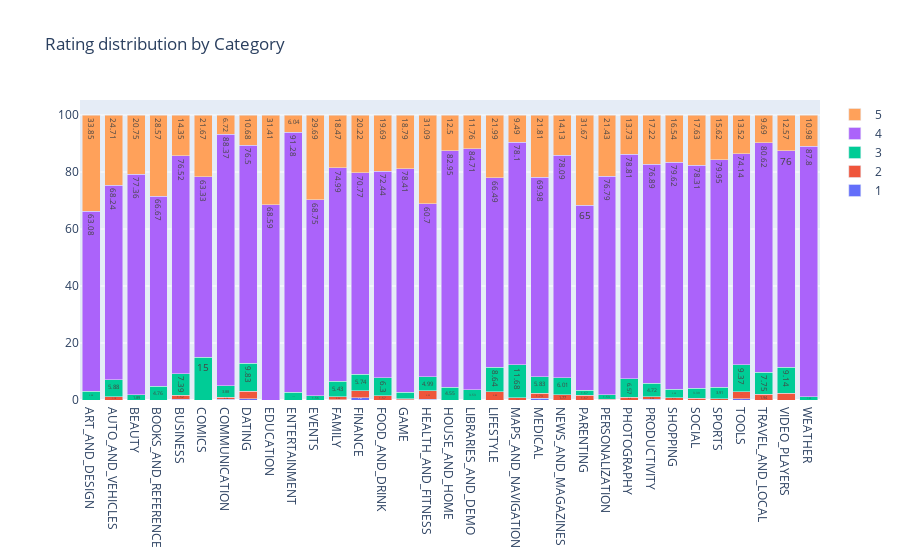

Notebook source saved alongside this figure:
### Code cell
get_cat_ratings_chart('Category')

### Figure 1 — Plotly figure (JSON) as saved in the notebook; plotly's stock layout.template omitted (floating-point values rounded to 4 significant figures)
{"data": [{"name": "1", "text": [0, 0, 0, 0, 0.22, 0, 0.26, 0.43, 0, 0, 0, 0.15, 0.82, 0, 0.17, 0.29, 0, 0, 0, 0, 0.65, 0, 0, 0, 0, 0.24, 0, 0, 0, 0.47, 0, 0, 0], "textposition": "auto", "type": "bar", "x": ["ART_AND_DESIGN", "AUTO_AND_VEHICLES", "BEAUTY", "BOOKS_AND_REFERENCE", "BUSINESS", "COMICS", "COMMUNICATION", "DATING", "EDUCATION", "ENTERTAINMENT", "EVENTS", "FAMILY", "FINANCE", "FOOD_AND_DRINK", "GAME", "HEALTH_AND_FITNESS", "HOUSE_AND_HOME", "LIBRARIES_AND_DEMO", "LIFESTYLE", "MAPS_AND_NAVIGATION", "MEDICAL", "NEWS_AND_MAGAZINES", "PARENTING", "PERSONALIZATION", "PHOTOGRAPHY", "PRODUCTIVITY", "SHOPPING", "SOCIAL", "SPORTS", "TOOLS", "TRAVEL_AND_LOCAL", "VIDEO_PLAYERS", "WEATHER"], "y": [0, 0, 0, 0, 0.22, 0, 0.26, 0.43, 0, 0, 0, 0.15, 0.82, 0, 0.17, 0.29, 0, 0, 0, 0, 0.65, 0, 0, 0, 0, 0.24, 0, 0, 0, 0.47, 0, 0, 0]}, {"name": "2", "text": [0, 1.18, 0, 0, 1.52, 0, 0.78, 2.56, 0, 0, 0, 0.96, 2.46, 1.57, 0.26, 2.93, 0, 0, 2.88, 0.73, 1.73, 1.77, 1.67, 0.26, 0.9, 0.94, 0.77, 0.68, 0.52, 2.49, 1.94, 2.29, 0], "textposition": "auto", "type": "bar", "x": ["ART_AND_DESIGN", "AUTO_AND_VEHICLES", "BEAUTY", "BOOKS_AND_REFERENCE", "BUSINESS", "COMICS", "COMMUNICATION", "DATING", "EDUCATION", "ENTERTAINMENT", "EVENTS", "FAMILY", "FINANCE", "FOOD_AND_DRINK", "GAME", "HEALTH_AND_FITNESS", "HOUSE_AND_HOME", "LIBRARIES_AND_DEMO", "LIFESTYLE", "MAPS_AND_NAVIGATION", "MEDICAL", "NEWS_AND_MAGAZINES", "PARENTING", "PERSONALIZATION", "PHOTOGRAPHY", "PRODUCTIVITY", "SHOPPING", "SOCIAL", "SPORTS", "TOOLS", "TRAVEL_AND_LOCAL", "VIDEO_PLAYERS", "WEATHER"], "y": [0, 1.18, 0, 0, 1.52, 0, 0.78, 2.56, 0, 0, 0, 0.96, 2.46, 1.57, 0.26, 2.93, 0, 0, 2.88, 0.73, 1.73, 1.77, 1.67, 0.26, 0.9, 0.94, 0.77, 0.68, 0.52, 2.49, 1.94, 2.29, 0]}, {"name": "3", "text": [3.08, 5.88, 1.89, 4.76, 7.39, 15, 3.88, 9.83, 0, 2.68, 1.56, 5.43, 5.74, 6.3, 2.36, 4.99, 4.55, 3.53, 8.64, 11.68, 5.83, 6.01, 1.67, 1.53, 6.57, 4.72, 3.08, 3.39, 3.91, 9.37, 7.75, 9.14, 1.22], "textposition": "auto", "type": "bar", "x": ["ART_AND_DESIGN", "AUTO_AND_VEHICLES", "BEAUTY", "BOOKS_AND_REFERENCE", "BUSINESS", "COMICS", "COMMUNICATION", "DATING", "EDUCATION", "ENTERTAINMENT", "EVENTS", "FAMILY", "FINANCE", "FOOD_AND_DRINK", "GAME", "HEALTH_AND_FITNESS", "HOUSE_AND_HOME", "LIBRARIES_AND_DEMO", "LIFESTYLE", "MAPS_AND_NAVIGATION", "MEDICAL", "NEWS_AND_MAGAZINES", "PARENTING", "PERSONALIZATION", "PHOTOGRAPHY", "PRODUCTIVITY", "SHOPPING", "SOCIAL", "SPORTS", "TOOLS", "TRAVEL_AND_LOCAL", "VIDEO_PLAYERS", "WEATHER"], "y": [3.08, 5.88, 1.89, 4.76, 7.39, 15, 3.88, 9.83, 0, 2.68, 1.56, 5.43, 5.74, 6.3, 2.36, 4.99, 4.55, 3.53, 8.64, 11.68, 5.83, 6.01, 1.67, 1.53, 6.57, 4.72, 3.08, 3.39, 3.91, 9.37, 7.75, 9.14, 1.22]}, {"name": "4", "text": [63.08, 68.24, 77.36, 66.67, 76.52, 63.33, 88.37, 76.5, 68.59, 91.28, 68.75, 74.99, 70.77, 72.44, 78.41, 60.7, 82.95, 84.71, 66.49, 78.1, 69.98, 78.09, 65, 76.79, 78.81, 76.89, 79.62, 78.31, 79.95, 74.14, 80.62, 76, 87.8], "textposition": "auto", "type": "bar", "x": ["ART_AND_DESIGN", "AUTO_AND_VEHICLES", "BEAUTY", "BOOKS_AND_REFERENCE", "BUSINESS", "COMICS", "COMMUNICATION", "DATING", "EDUCATION", "ENTERTAINMENT", "EVENTS", "FAMILY", "FINANCE", "FOOD_AND_DRINK", "GAME", "HEALTH_AND_FITNESS", "HOUSE_AND_HOME", "LIBRARIES_AND_DEMO", "LIFESTYLE", "MAPS_AND_NAVIGATION", "MEDICAL", "NEWS_AND_MAGAZINES", "PARENTING", "PERSONALIZATION", "PHOTOGRAPHY", "PRODUCTIVITY", "SHOPPING", "SOCIAL", "SPORTS", "TOOLS", "TRAVEL_AND_LOCAL", "VIDEO_PLAYERS", "WEATHER"], "y": [63.08, 68.24, 77.36, 66.67, 76.52, 63.33, 88.37, 76.5, 68.59, 91.28, 68.75, 74.99, 70.77, 72.44, 78.41, 60.7, 82.95, 84.71, 66.49, 78.1, 69.98, 78.09, 65, 76.79, 78.81, 76.89, 79.62, 78.31, 79.95, 74.14, 80.62, 76, 87.8]}, {"name": "5", "text": [33.85, 24.71, 20.75, 28.57, 14.35, 21.67, 6.72, 10.68, 31.41, 6.04, 29.69, 18.47, 20.22, 19.69, 18.79, 31.09, 12.5, 11.76, 21.99, 9.49, 21.81, 14.13, 31.67, 21.43, 13.73, 17.22, 16.54, 17.63, 15.62, 13.52, 9.69, 12.57, 10.98], "textposition": "auto", "type": "bar", "x": ["ART_AND_DESIGN", "AUTO_AND_VEHICLES", "BEAUTY", "BOOKS_AND_REFERENCE", "BUSINESS", "COMICS", "COMMUNICATION", "DATING", "EDUCATION", "ENTERTAINMENT", "EVENTS", "FAMILY", "FINANCE", "FOOD_AND_DRINK", "GAME", "HEALTH_AND_FITNESS", "HOUSE_AND_HOME", "LIBRARIES_AND_DEMO", "LIFESTYLE", "MAPS_AND_NAVIGATION", "MEDICAL", "NEWS_AND_MAGAZINES", "PARENTING", "PERSONALIZATION", "PHOTOGRAPHY", "PRODUCTIVITY", "SHOPPING", "SOCIAL", "SPORTS", "TOOLS", "TRAVEL_AND_LOCAL", "VIDEO_PLAYERS", "WEATHER"], "y": [33.85, 24.71, 20.75, 28.57, 14.35, 21.67, 6.72, 10.68, 31.41, 6.04, 29.69, 18.47, 20.22, 19.69, 18.79, 31.09, 12.5, 11.76, 21.99, 9.49, 21.81, 14.13, 31.67, 21.43, 13.73, 17.22, 16.54, 17.63, 15.62, 13.52, 9.69, 12.57, 10.98]}], "layout": {"barmode": "stack", "title": {"text": "Rating distribution by Category"}}}
